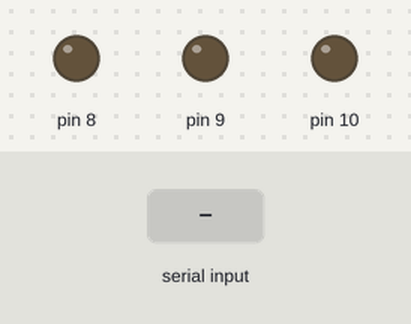
A sketch run on a simulated Arduino Uno, built with avr-gcc and run on an emulated ATmega328P. Parts: output pins drawn as LEDs (lit = HIGH). The test bench sets the inputs (shaded band).

Above: at 1.2 s.
1.3 s: "LED1_ON\n" received over Serial
At 1.9 s:
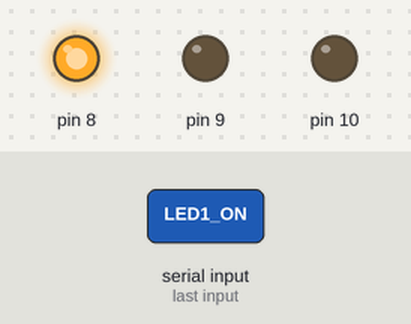
2.8 s: "LED2_ON\n" received over Serial
At 4.0 s:
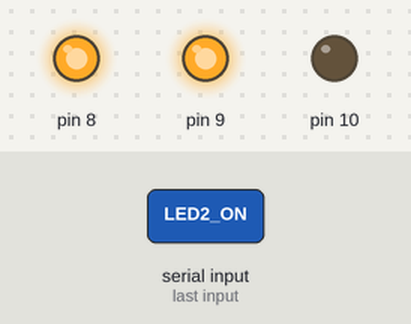
4.3 s: "LED1_OFF\n" received over Serial
At 5.4 s:
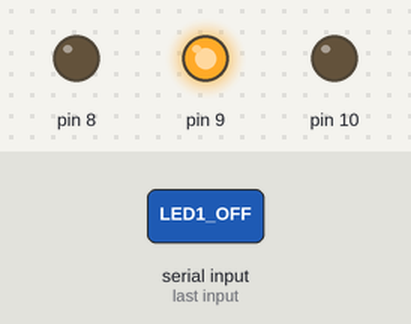
5.8 s: "LED3_ON\n" received over Serial
At 6.5 s:
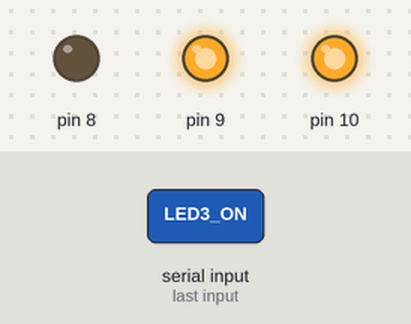
7.3 s: "LED2_OFF\n" received over Serial
At 7.7 s:
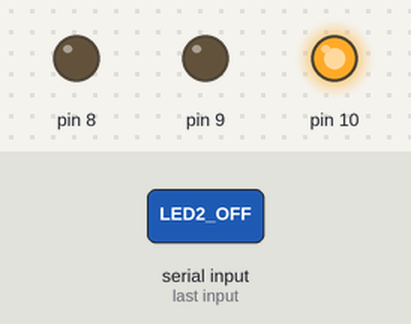
8.8 s: "ALL_ON\n" received over Serial
At 10.0 s:
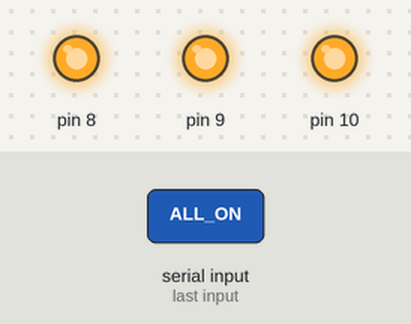
Timing chart, 0 to 11.3 s (numbered marks = the images above; inputs shaded):
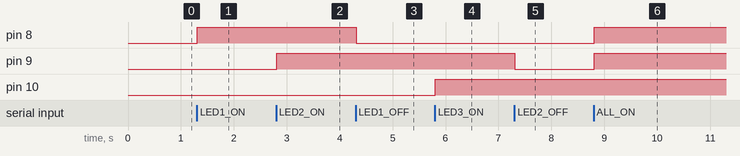

Measured:
- after the input at 1.3 s, pin 8: LOW → HIGH at once
- after the input at 2.8 s, pin 9: LOW → HIGH at once
- after the input at 4.3 s, pin 8: HIGH → LOW at once
- after the input at 5.8 s, pin 10: LOW → HIGH at once
- after the input at 7.3 s, pin 9: HIGH → LOW at once
- after the input at 8.8 s, pin 8, pin 9: LOW → HIGH at once

The sketch:

001_UART_Haberlesme.ino
```cpp
String gelenKomut = "";


void setup() {
  Serial.begin(9600);

  pinMode(8, OUTPUT);
  pinMode(9, OUTPUT);
  pinMode(10, OUTPUT);

  digitalWrite(8, LOW);
  digitalWrite(9, LOW);
  digitalWrite(10, LOW);
}

void loop() {
  if (Serial.available() > 0) {
    gelenKomut = Serial.readStringUntil('\n');
    gelenKomut.trim();

    if (gelenKomut == "LED1_ON") {
      digitalWrite(8, HIGH);
    } else if (gelenKomut == "LED1_OFF") {
      digitalWrite(8, LOW);
    } else if (gelenKomut == "LED2_ON") {
      digitalWrite(9, HIGH);
    } else if (gelenKomut == "LED2_OFF") {
      digitalWrite(9, LOW);
    } else if (gelenKomut == "LED3_ON") {
      digitalWrite(10, HIGH);
    } else if (gelenKomut == "LED3_OFF") {
      digitalWrite(10, LOW);
    } else if (gelenKomut == "ALL_ON") {
      digitalWrite(8, HIGH);
      digitalWrite(9, HIGH);
      digitalWrite(10, HIGH);
    } else if (gelenKomut == "ALL_OFF") {
      digitalWrite(8, LOW);
      digitalWrite(9, LOW);
      digitalWrite(10, LOW);
    }
  }
}
```
